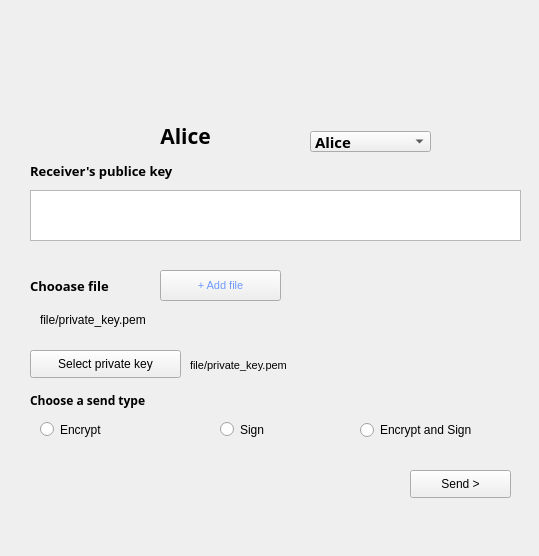
<?xml version="1.0" encoding="UTF-8"?>
<ui version="4.0">
 <class>Send_File</class>
 <widget class="QWidget" name="Send_File">
  <property name="geometry">
   <rect>
    <x>0</x>
    <y>0</y>
    <width>539</width>
    <height>556</height>
   </rect>
  </property>
  <property name="font">
   <font>
    <family>Arial</family>
   </font>
  </property>
  <property name="windowTitle">
   <string>Send_File</string>
  </property>
  <widget class="QPushButton" name="pushButton_6">
   <property name="geometry">
    <rect>
     <x>160</x>
     <y>270</y>
     <width>121</width>
     <height>31</height>
    </rect>
   </property>
   <property name="font">
    <font>
     <family>Arial</family>
     <pointsize>8</pointsize>
    </font>
   </property>
   <property name="styleSheet">
    <string notr="true">color: rgb(110, 153, 255);</string>
   </property>
   <property name="text">
    <string>+ Add file</string>
   </property>
  </widget>
  <widget class="QLabel" name="label_Receiver_Icon">
   <property name="geometry">
    <rect>
     <x>340</x>
     <y>40</y>
     <width>71</width>
     <height>71</height>
    </rect>
   </property>
   <property name="styleSheet">
    <string notr="true">image: url(:/icon/res/receive.png);</string>
   </property>
   <property name="frameShape">
    <enum>QFrame::NoFrame</enum>
   </property>
   <property name="text">
    <string/>
   </property>
  </widget>
  <widget class="QLabel" name="label_Sender_Username">
   <property name="geometry">
    <rect>
     <x>70</x>
     <y>120</y>
     <width>231</width>
     <height>31</height>
    </rect>
   </property>
   <property name="font">
    <font>
     <family>Arial Black</family>
     <pointsize>16</pointsize>
     <weight>75</weight>
     <bold>true</bold>
    </font>
   </property>
   <property name="text">
    <string>Alice</string>
   </property>
   <property name="alignment">
    <set>Qt::AlignCenter</set>
   </property>
  </widget>
  <widget class="QComboBox" name="comboBox_Receiver">
   <property name="geometry">
    <rect>
     <x>310</x>
     <y>131</y>
     <width>121</width>
     <height>21</height>
    </rect>
   </property>
   <property name="font">
    <font>
     <family>Arial Black</family>
     <pointsize>11</pointsize>
     <weight>75</weight>
     <bold>true</bold>
    </font>
   </property>
   <item>
    <property name="text">
     <string>Alice</string>
    </property>
   </item>
   <item>
    <property name="text">
     <string>Bob</string>
    </property>
   </item>
   <item>
    <property name="text">
     <string>Tom</string>
    </property>
   </item>
  </widget>
  <widget class="QLabel" name="label_Sender_Icon">
   <property name="geometry">
    <rect>
     <x>140</x>
     <y>40</y>
     <width>91</width>
     <height>71</height>
    </rect>
   </property>
   <property name="styleSheet">
    <string notr="true">image: url(:/icon/res/send.png);</string>
   </property>
   <property name="frameShape">
    <enum>QFrame::NoFrame</enum>
   </property>
   <property name="text">
    <string/>
   </property>
  </widget>
  <widget class="QPushButton" name="pushButton_Selec_Private_Key">
   <property name="geometry">
    <rect>
     <x>30</x>
     <y>350</y>
     <width>151</width>
     <height>28</height>
    </rect>
   </property>
   <property name="font">
    <font>
     <family>Arial</family>
     <pointsize>9</pointsize>
    </font>
   </property>
   <property name="text">
    <string>Select private key</string>
   </property>
   <property name="autoDefault">
    <bool>false</bool>
   </property>
   <property name="default">
    <bool>false</bool>
   </property>
   <property name="flat">
    <bool>false</bool>
   </property>
  </widget>
  <widget class="QLabel" name="label_Private_Key_Location">
   <property name="geometry">
    <rect>
     <x>190</x>
     <y>350</y>
     <width>331</width>
     <height>31</height>
    </rect>
   </property>
   <property name="font">
    <font>
     <family>Arial</family>
     <pointsize>8</pointsize>
    </font>
   </property>
   <property name="text">
    <string>file/private_key.pem</string>
   </property>
   <property name="alignment">
    <set>Qt::AlignLeading|Qt::AlignLeft|Qt::AlignVCenter</set>
   </property>
  </widget>
  <widget class="QLabel" name="label_Choose_A_Send_Type">
   <property name="geometry">
    <rect>
     <x>30</x>
     <y>390</y>
     <width>161</width>
     <height>21</height>
    </rect>
   </property>
   <property name="font">
    <font>
     <family>Arial Black</family>
     <weight>75</weight>
     <bold>true</bold>
    </font>
   </property>
   <property name="text">
    <string>Choose a send type</string>
   </property>
   <property name="alignment">
    <set>Qt::AlignLeading|Qt::AlignLeft|Qt::AlignVCenter</set>
   </property>
  </widget>
  <widget class="QRadioButton" name="radioButton_Enccrypt_And_Sign">
   <property name="geometry">
    <rect>
     <x>360</x>
     <y>420</y>
     <width>141</width>
     <height>20</height>
    </rect>
   </property>
   <property name="font">
    <font>
     <family>Arial</family>
     <pointsize>9</pointsize>
    </font>
   </property>
   <property name="text">
    <string>Encrypt and Sign</string>
   </property>
  </widget>
  <widget class="QRadioButton" name="radioButton_Encrypt">
   <property name="geometry">
    <rect>
     <x>40</x>
     <y>420</y>
     <width>115</width>
     <height>19</height>
    </rect>
   </property>
   <property name="font">
    <font>
     <family>Arial</family>
    </font>
   </property>
   <property name="text">
    <string>Encrypt</string>
   </property>
  </widget>
  <widget class="QPushButton" name="pushButton_Send">
   <property name="geometry">
    <rect>
     <x>410</x>
     <y>470</y>
     <width>101</width>
     <height>28</height>
    </rect>
   </property>
   <property name="font">
    <font>
     <family>Arial</family>
    </font>
   </property>
   <property name="text">
    <string>Send &gt;</string>
   </property>
  </widget>
  <widget class="QRadioButton" name="radioButton_Sign">
   <property name="geometry">
    <rect>
     <x>220</x>
     <y>420</y>
     <width>115</width>
     <height>19</height>
    </rect>
   </property>
   <property name="font">
    <font>
     <family>Arial</family>
    </font>
   </property>
   <property name="text">
    <string>Sign</string>
   </property>
  </widget>
  <widget class="QTextEdit" name="textEdit_Receiver_Public_Key">
   <property name="geometry">
    <rect>
     <x>30</x>
     <y>190</y>
     <width>491</width>
     <height>51</height>
    </rect>
   </property>
   <property name="font">
    <font>
     <pointsize>7</pointsize>
    </font>
   </property>
   <property name="html">
    <string>&lt;!DOCTYPE HTML PUBLIC &quot;-//W3C//DTD HTML 4.0//EN&quot; &quot;http://www.w3.org/TR/REC-html40/strict.dtd&quot;&gt;
&lt;html&gt;&lt;head&gt;&lt;meta name=&quot;qrichtext&quot; content=&quot;1&quot; /&gt;&lt;style type=&quot;text/css&quot;&gt;
p, li { white-space: pre-wrap; }
&lt;/style&gt;&lt;/head&gt;&lt;body style=&quot; font-family:'Arial'; font-size:7pt; font-weight:400; font-style:normal;&quot;&gt;
&lt;p style=&quot;-qt-paragraph-type:empty; margin-top:0px; margin-bottom:0px; margin-left:0px; margin-right:0px; -qt-block-indent:0; text-indent:0px;&quot;&gt;&lt;br /&gt;&lt;/p&gt;&lt;/body&gt;&lt;/html&gt;</string>
   </property>
  </widget>
  <widget class="QLabel" name="label_Message">
   <property name="geometry">
    <rect>
     <x>30</x>
     <y>270</y>
     <width>131</width>
     <height>31</height>
    </rect>
   </property>
   <property name="font">
    <font>
     <family>Arial Black</family>
     <pointsize>10</pointsize>
     <weight>75</weight>
     <bold>true</bold>
    </font>
   </property>
   <property name="text">
    <string>Chooase file</string>
   </property>
   <property name="alignment">
    <set>Qt::AlignLeading|Qt::AlignLeft|Qt::AlignVCenter</set>
   </property>
  </widget>
  <widget class="QLabel" name="label_RPK">
   <property name="geometry">
    <rect>
     <x>30</x>
     <y>160</y>
     <width>221</width>
     <height>21</height>
    </rect>
   </property>
   <property name="font">
    <font>
     <family>Arial Black</family>
     <pointsize>10</pointsize>
     <weight>75</weight>
     <bold>true</bold>
    </font>
   </property>
   <property name="text">
    <string>Receiver's publice key</string>
   </property>
   <property name="alignment">
    <set>Qt::AlignLeading|Qt::AlignLeft|Qt::AlignVCenter</set>
   </property>
  </widget>
  <widget class="QLabel" name="label_file_location">
   <property name="geometry">
    <rect>
     <x>40</x>
     <y>310</y>
     <width>471</width>
     <height>20</height>
    </rect>
   </property>
   <property name="text">
    <string>file/private_key.pem</string>
   </property>
  </widget>
 </widget>
 <resources>
  <include location="res.qrc"/>
 </resources>
 <connections/>
</ui>
